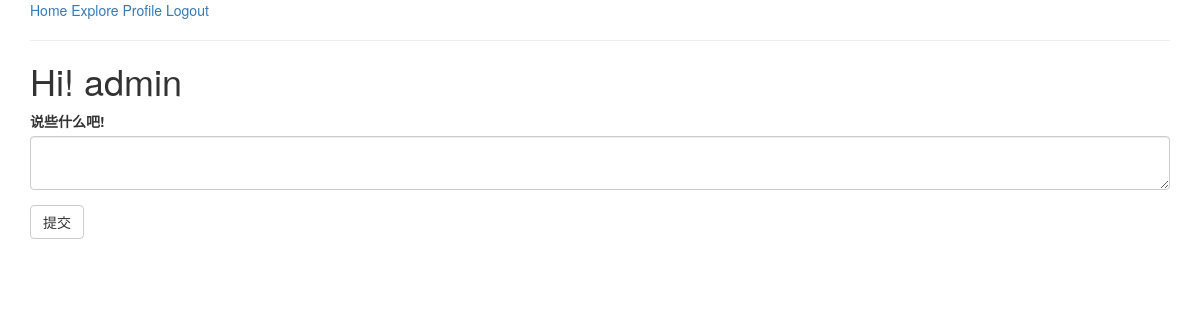
The app's page /index (signed in), older data.
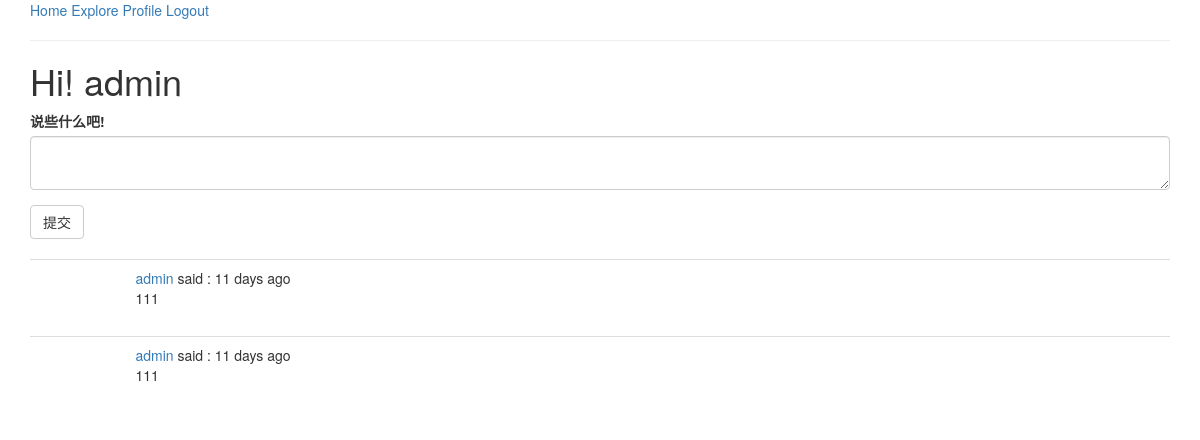
The same page, newer data.
### app/models.py (models this page shows, shortened)
class User(UserMixin,db.Model):   # User 继承 db.Model 是所有类型的基类  UserMixin 这个是基类包含了四种校验属性
    id = db.Column(db.Integer,primary_key=True)
    username = db.Column(db.String(length=10),index=True,unique=True)
    password_hash = db.Column(db.String(length=128))
    email = db.Column(db.String(length=50),index=True,unique=True)
    posts = db.relationship("Post",backref="author",lazy="dynamic")    # backref 有点类似快捷方式 这里是一对多关系 因为一个人可以发多个post 我们在post里面建立一个联系到user
    about_me = db.Column(db.String(150))
    last_seen = db.Column(db.DateTime,default=datetime.utcnow)
    followed = db.relationship('User',secondary=followers,
                               primaryjoin=(followers.c.follower_id == id),
                               secondaryjoin=(followers.c.followed_id == id),
                               backref=db.backref('followers',lazy='dynamic'),lazy='dynamic')  # 返回的类型是一个列表 对followers表进行了一个关联  返回对数据是列表
    def followed_posts(self):
        followed = Post.query.join(followers,(Post.user_id == followers.c.followed_id)).filter(followers.c.follower_id == self.id)
        own = Post.query.filter_by(user_id=self.id)   # user_id是post的外键 我们要保证我们可以看到自己的动态
        return followed.union(own).order_by(Post.timestamp.desc())

class Post(db.Model):
    __searchable__= ['body']
    id = db.Column(db.Integer,primary_key=True)
    user_id = db.Column(db.Integer,db.ForeignKey('user.id'))  # 这里对应的是相关联的表 user的id 和user——id 进行绑定 所以是 user.id
    timestamp = db.Column(db.DateTime,default=datetime.utcnow(),index=True)
    content = db.Column(db.String(length=150))

### app/main/routes.py (the view)
@bp.route('/',methods=["GET","POST"])
@bp.route('/index',methods=["GET","POST"])
@login_required
def index():
    form = PostForm()
    if form.validate_on_submit():
        post = Post(content=form.post.data,author=current_user)
        db.session.add(post)
        db.session.commit()
        flash("发布成功")
        return redirect(url_for('main.index'))
    page = request.args.get('page',1,type=int)
    posts = current_user.followed_posts().paginate(page,current_app.config['POST_PRE_PAGE'],False)   # paginate 是控制page的范围
    next_url = url_for('main.index',page=posts.next_num) \
        if posts.has_next else None
    prev_url = url_for('main.index',page=posts.prev_num) \
        if posts.prev_num else None
    return render_template("index.html",posts=posts.items,title="Welcome",form=form,next_url=next_url,prev_url=prev_url)

### app/main/forms.py
class PostForm(FlaskForm):
    post = TextAreaField("说些什么吧!",validators=[DataRequired(),length(1,150)])
    submit = SubmitField("提交")

### app/main/routes.py (called while the page is built)
@bp.before_request
def before_request():   # 将时间 和 表单里面进行一个联系  利用 app.before_request 在试图函数之前进行一个运行
    if current_user.is_authenticated:
        current_user.last_seen = datetime.utcnow()
        db.session.commit()

### app/models.py (called while the page is built)
@login.user_loader
def load_user(id):
    return User.query.get(int(id))

### app/templates/index.html (shortened to what this page needs)
{% extends "base.html" %}
{% import "bootstrap/wtf.html" as wtf %}
{% block app_content %}
    <h1>Hi! {{current_user.username}}</h1>
    {% if form %}
    {{ wtf.quick_form(form)}}
    <br>
    {% endif %}
    {% for post in posts %}
        {% include "_post.html" %}
    {% endfor %}
{% endblock %}

### app/templates/base.html (shortened to what this page needs)
{% extends 'bootstrap/base.html' %}
{% block content %}
    <div class="container">
         {% if current_user.is_anonymous %}
         <a href="{{url_for('auth.register')}}">Register</a>
         <a href="{{url_for('auth.login')}}">Login</a>
         {% else %}
         <a href="{{url_for('main.index')}}">Home</a>
         <a href="{{url_for('main.explore')}}">Explore</a>
         <a href="{{url_for('main.user',username=current_user.username)}}">Profile</a>
         <a href="{{url_for('auth.logout')}}">Logout</a>
         {% endif %}
        <hr>
        {% block app_content %} {% endblock %}
    </div>
{% endblock %}

### app/templates/_post.html (shortened to what this page needs)
<table class="table table-hover">
    <tr>
        <td>
        </td>
        <td>
            <a href="{{url_for('main.user',username=post.author.username)}}">{{post.author.username}}</a>
            said : {{ moment(post.timestamp).fromNow() }}
            <br>
            {{post.content}}
        </td>
    </tr>
</table>

Row changes from the older to the newer data that the page shows:
added Post: author.username "admin", timestamp "11 days ago", content "111"
added Post: author.username "admin", timestamp "11 days ago", content "111"
